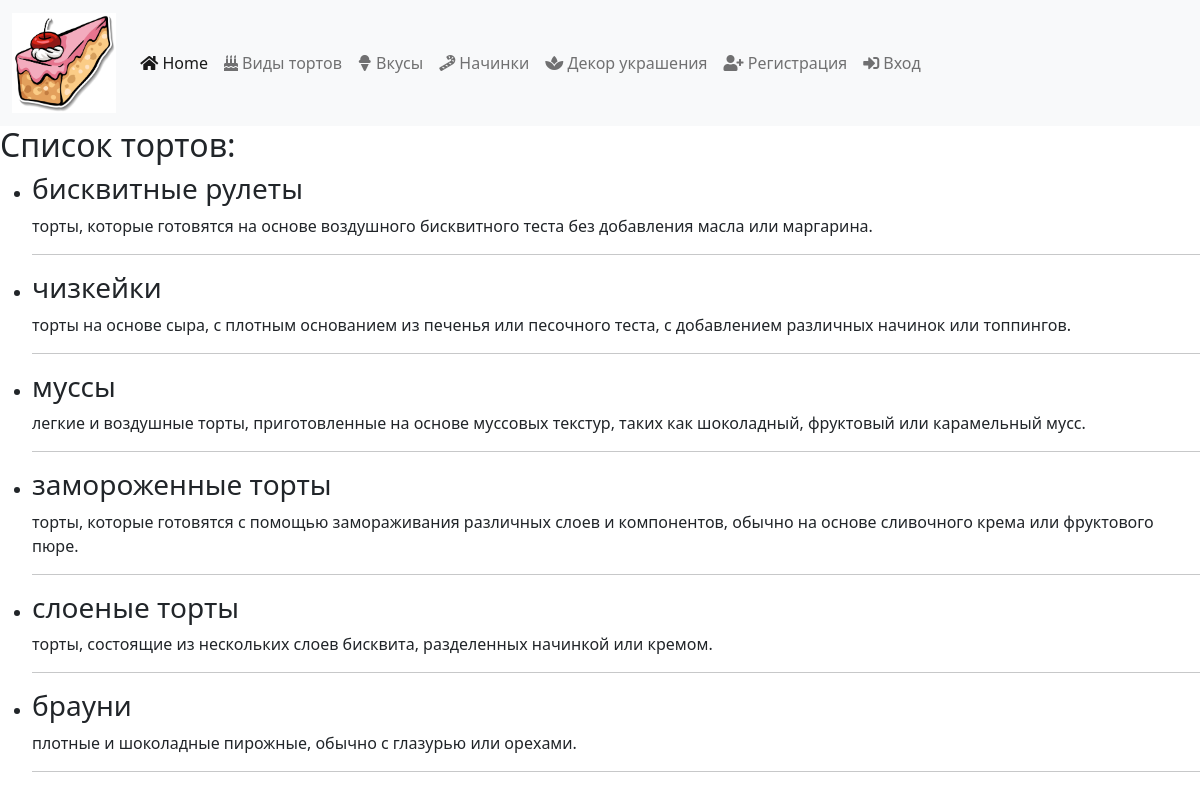
Screenshot of /cakes/ with the database file from the repository.
### pastries/models.py (models this page shows, shortened)
class CakeType(models.Model):
    name = models.CharField(max_length=200)
    description = models.TextField(blank=True, null=True)
    available = models.BooleanField(default=True)
    class Meta:
        verbose_name = 'Тип торта'
        verbose_name_plural = 'Типы тортов'

### pastries/views.py (the view)
# urls.py: path('cakes/', views.SpecificCakesCBV.as_view()),
class SpecificCakesCBV(ListView):
    model = CakeType
    template_name = "pastries/specific_cake_types.html"
    context_object_name = "specific_cake_types"

### pastries/templates/pastries/specific_cake_types.html
{% extends 'layouts/index.html' %}
{% block content %}
    <h2>Список тортов:</h2>
    <ul>
        {% for cake_type in specific_cake_types %}
            <li>
                <h3>{{ cake_type.name }}</h3>
                <p>{{ cake_type.description }}</p>
                <hr>
            </li>
        {% empty %}
            <li>В данный момент нет доступных тортов.</li>
        {% endfor %}
    </ul>
{% endblock %}

### rows the page displays
CakeType: name "бисквитные рулеты", description "торты, которые готовятся на основе воздушного бисквитного теста без добавления масла или маргарина."
CakeType: name "чизкейки", description "торты на основе сыра, с плотным основанием из печенья или песочного теста, с добавлением различных начинок или топпингов."
CakeType: name "муссы", description "легкие и воздушные торты, приготовленные на основе муссовых текстур, таких как шоколадный, фруктовый или карамельный мусс."
CakeType: name "замороженные торты", description "торты, которые готовятся с помощью замораживания различных слоев и компонентов, обычно на основе сливочного крема или фруктового пюре."
CakeType: name "слоеные торты", description "торты, состоящие из нескольких слоев бисквита, разделенных начинкой или кремом."
CakeType: name "брауни", description "плотные и шоколадные пирожные, обычно с глазурью или орехами."
